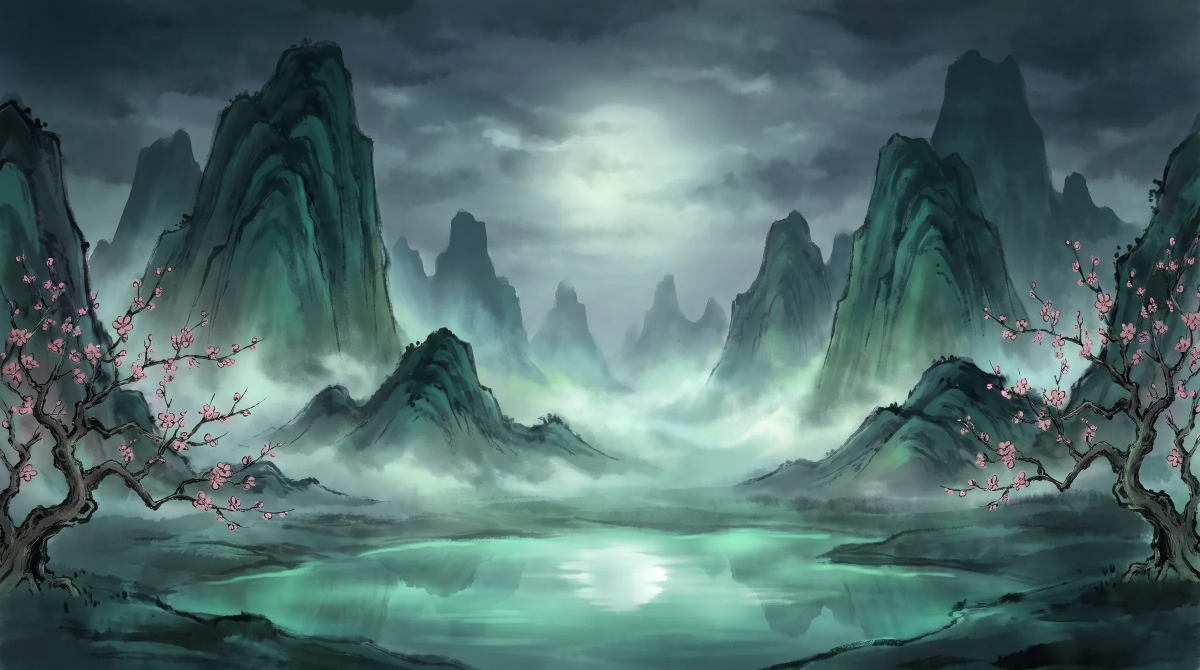
#> input picture assets/bg-yaochi.webp, 2400 x 1340 px, found by its file name (shown at 1/2 size)
$ python gold_lotus.py
#> lines starting #> are read from the running program, lines starting #| are printed output that depends on the picture
"""把蓮花（花、花苞、荷葉）改成網頁風格的金蓮：照亮暗程度換成金色漸層，保留原本的明暗和細節。
用法: python -I tools/gold_lotus.py [preview|apply] [A|B]
  A＝花和葉都是金色；B＝金色的花、青瓷色的葉（跟大門的瓦一樣）
preview：在背景圖上排一張比較圖；apply：寫進 assets/elements/lotus-*.webp
"""
import sys
from pathlib import Path

import numpy as np
from PIL import Image

RAW = Path("assets/raw/chatgpt2")
OUT = Path("assets/elements")

# 漸層：亮度 0～1 → 顏色
PETAL = [(0.0, "#7a5c2c"), (0.3, "#b8955a"), (0.6, "#e0c995"), (0.82, "#f4ead2"), (1.0, "#fffcf5")]
LEAF_GOLD = [(0.0, "#6b5a36"), (0.4, "#a8935f"), (0.7, "#d3c49a"), (1.0, "#f1e9d3")]
LEAF_CELADON = [(0.0, "#55685d"), (0.4, "#93a89b"), (0.7, "#c3d2c7"), (1.0, "#edf2ec")]


def hex2rgb(h):
    return np.array([int(h[i : i + 2], 16) for i in (1, 3, 5)], float)


def gradient_map(im, stops, lift=0.0):
    arr = np.asarray(im.convert("RGBA")).astype(float)
    lum = (arr[..., :3] @ np.array([0.299, 0.587, 0.114])) / 255
    a = arr[..., 3] > 0
    lo, hi = np.percentile(lum[a], 2), np.percentile(lum[a], 99.5)
    t = np.clip((lum - lo) / max(hi - lo, 1e-6), 0, 1) * (1 - lift) + lift
    xs = [s[0] for s in stops]
    cols = np.stack([hex2rgb(s[1]) for s in stops])
    out = np.stack([np.interp(t, xs, cols[:, k]) for k in range(3)], -1)
    arr[..., :3] = out
    return Image.fromarray(arr.clip(0, 255).astype(np.uint8), "RGBA")


def prep(name, height=300):
    im = Image.open(RAW / f"{name}.png").convert("RGBA")
    a = np.asarray(im)[..., 3]
    im.putalpha(Image.fromarray(np.where(a < 8, 0, a).astype(np.uint8)))
    im = im.crop(im.getbbox())
    return im.resize((round(im.width * height / im.height), height), Image.LANCZOS)


def make(variant):
    leaf = LEAF_GOLD if variant == "A" else LEAF_CELADON
    return {
        "lotus-open": gradient_map(prep("lotus-open"), PETAL, 0.05),
        "lotus-bud": gradient_map(prep("lotus-bud"), PETAL, 0.05),
        "lotus-leaf": gradient_map(prep("lotus-leaf"), leaf, 0.1),
    }


def scene(parts, bg):
    """跟網頁一樣的畫法：荷葉壓扁平躺，花坐在中間"""
    c = bg.copy()
    s = 220
    for i, x in enumerate([180, 520]):
        y = 300
        leaf = parts["lotus-leaf"]
        lw = int(s * 1.5)
        lh = int(lw * 0.45 * leaf.height / leaf.width)
        c.alpha_composite(leaf.resize((lw, lh), Image.LANCZOS), (x - lw // 2, y - lh // 2))
        fl = parts["lotus-open" if i == 0 else "lotus-bud"]
        fw = s if i == 0 else int(s * 0.95 * fl.width / fl.height)
        fh = int(fw * fl.height / fl.width)
        top = y - int(fh * 0.78) if i == 0 else y + int(lh * 0.1) - fh
        c.alpha_composite(fl.resize((fw, fh), Image.LANCZOS), (x - fw // 2, top))
    return c


if __name__ == "__main__":
    mode = sys.argv[1] if len(sys.argv) > 1 else "preview"
    if mode == "preview":
        bg = Image.open("assets/bg-yaochi.webp").convert("RGBA")
        bg = bg.crop((300, 560, 1000, 960)).resize((700, 400))
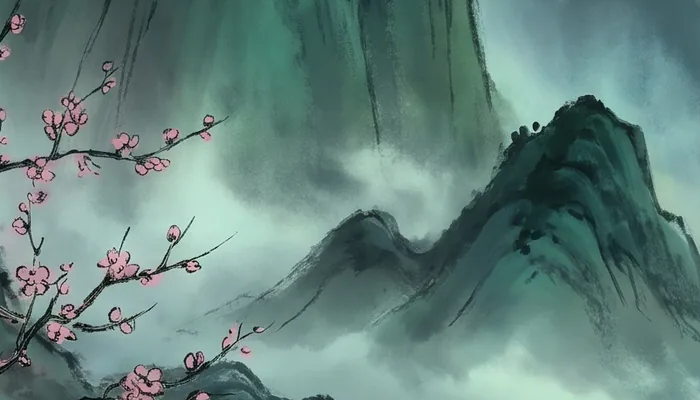
#> bg: PIL image 700x400 RGBA; mean R, G, B, A 101.6, 131.4, 125.9, 255
        old = {n: prep(n) for n in ("lotus-open", "lotus-bud", "lotus-leaf")}
#> (the run stopped early here; a loop or call above may not have finished)
